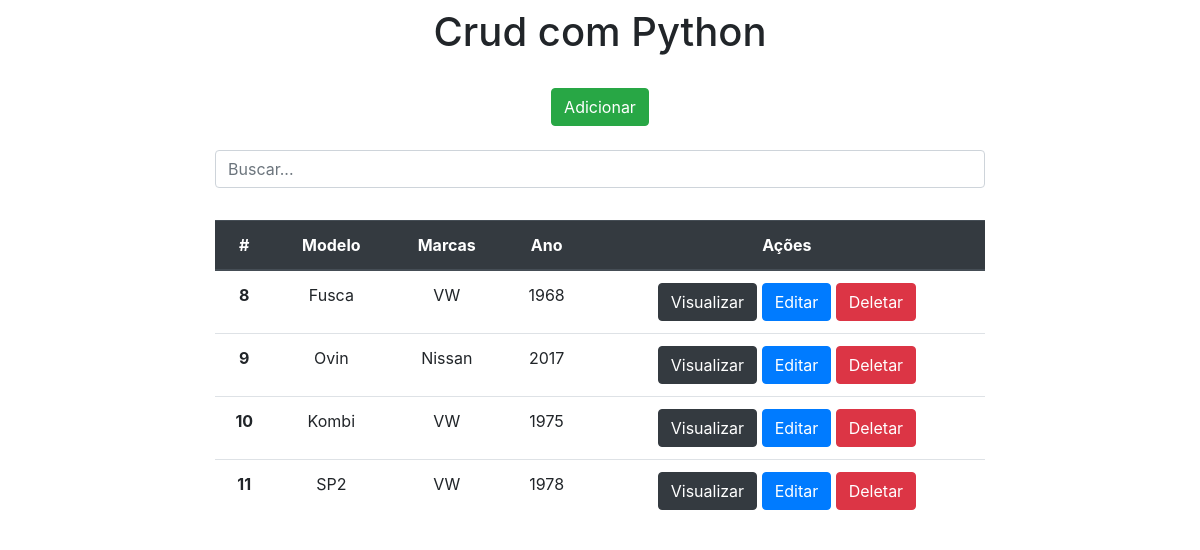
Before: / with the older database file.
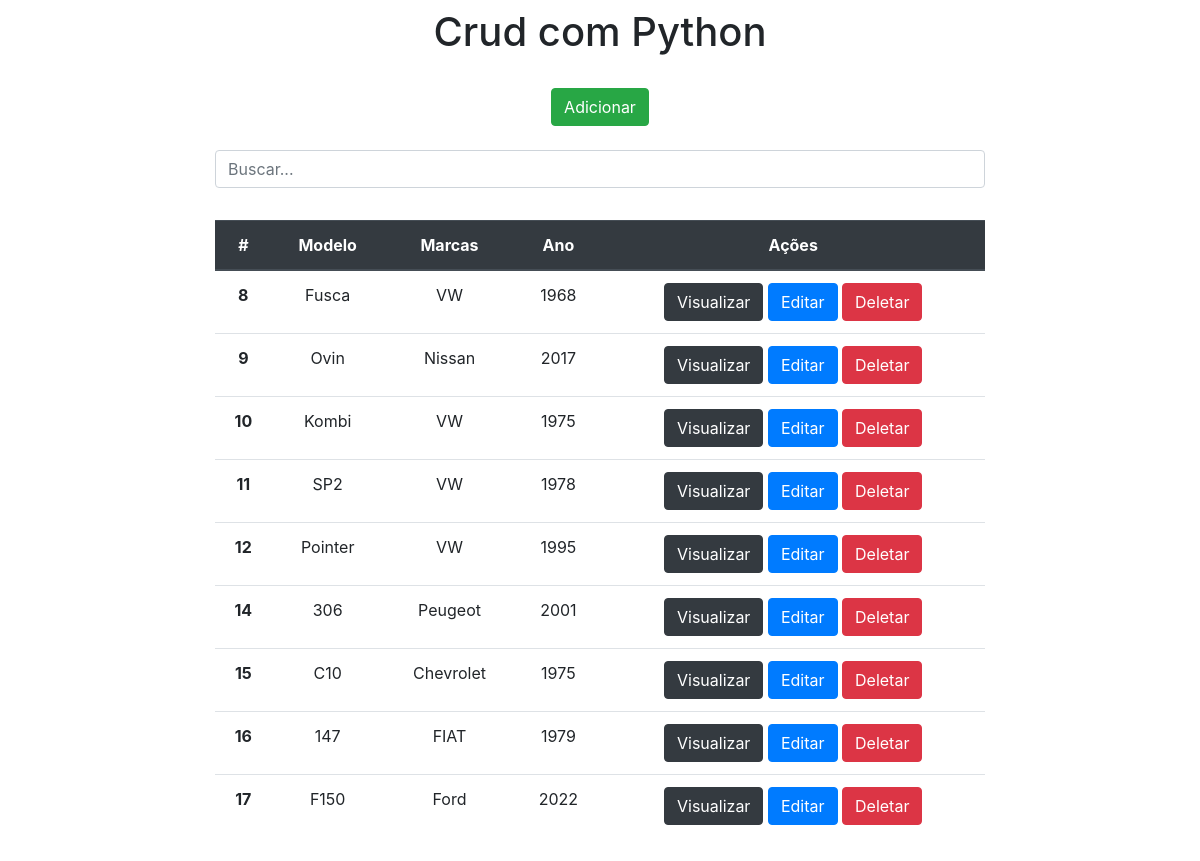
After: the same page with the newer database file.
### app/models.py (models this page shows)
class Carros(models.Model):
    modelo = models.CharField(max_length=150)
    marca = models.CharField(max_length=100)
    ano = models.IntegerField()

### app/views.py (the view)
# urls.py: 2. Add a URL to urlpatterns:  path('', views.home, name='home')
def home(request):
    data = {}
    search = request.GET.get('search')
    if search:
        data['db'] = Carros.objects.filter(modelo__icontains=search)
    else:
        data['db'] = Carros.objects.all()
    return render(request, 'index.html', data)

### app/templates/index.html (shortened to what this page needs)
<!DOCTYPE html>
<html lang="pt-br">
<head>
    <link rel="stylesheet" href="https://stackpath.bootstrapcdn.com/bootstrap/4.4.1/css/bootstrap.min.css">
</head>
<body>
    <div class="col-8 m-auto pt-2 pb-2 text-center">
        <h1>Crud com Python</h1>
    </div>
    <div class="col-8 m-auto pt-3 pb-2 text-center">
        <a href="/form" class="btn btn-success">Adicionar</a>
    </div>
    <div class="col-8 m-auto pt-3 pb-2 text-center">
        <form method="get">
            <input type="text" id="search" name="search" class="form-control" placeholder="Buscar...">
        </form>
    </div>
    <div class="col-8 m-auto pt-4 pb-2 text-center">
        <table class="table">
            <thead class="thead-dark">
                <tr>
                  <th scope="col">#</th>
                  <th scope="col">Modelo</th>
                  <th scope="col">Marcas</th>
                  <th scope="col">Ano</th>
                  <th scope="col">Ações</th>
                </tr>
            </thead>
            <tbody>
            {% for dbs in db %}
                <tr>
                  <th>{{dbs.id}}</th>
                  <td>{{dbs.modelo}}</td>
                  <td>{{dbs.marca}}</td>
                  <td>{{dbs.ano}}</td>
                  <td>
                      <a href="/view/{{dbs.id}}/" class="btn btn-dark">Visualizar</a>
                      <a href="/edit/{{dbs.id}}/" class="btn btn-primary">Editar</a>
                      <a href="/delete/{{dbs.id}}/" class="btn btn-danger btnDel">Deletar</a>
                  </td>
                </tr>
            {% endfor %}
            </tbody>
        </table>
    </div>
    {% load static %}
</body>
</html>

Changed rows visible on the page:
added Carros: id "12", modelo "Pointer", marca "VW", ano "1995"
added Carros: id "14", modelo "306", marca "Peugeot", ano "2001"
added Carros: id "15", modelo "C10", marca "Chevrolet", ano "1975"
added Carros: id "16", modelo "147", marca "FIAT", ano "1979"
added Carros: id "17", modelo "F150", marca "Ford", ano "2022"
